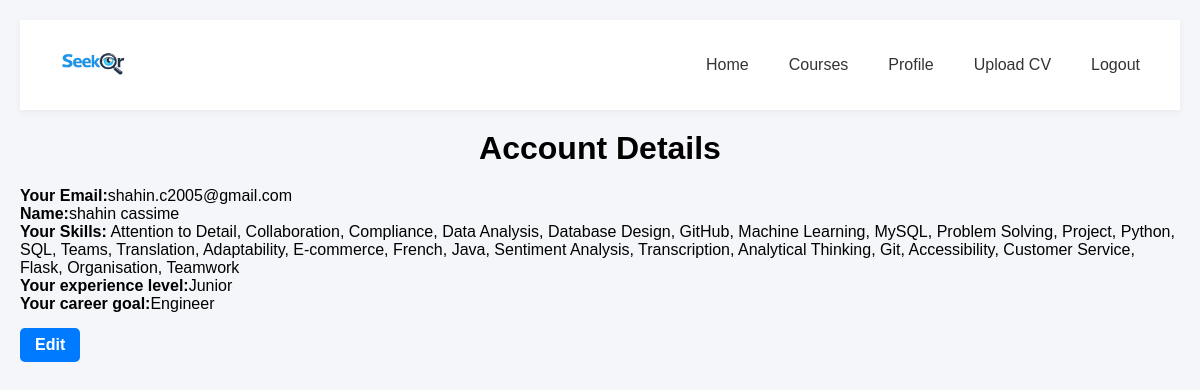
The app's page /account-page (signed in), older data.
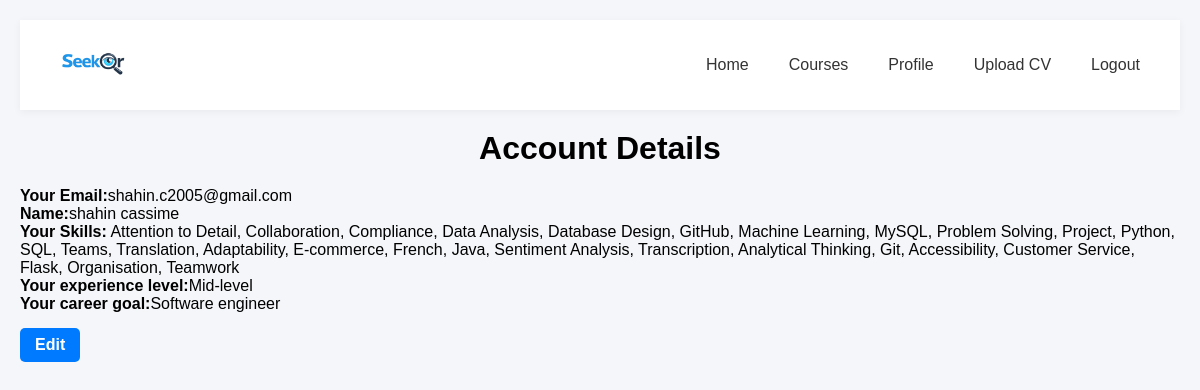
The same page, newer data.
### app.py (models this page shows, shortened)
class User(db.Model):
    __tablename__="user"
    id = db.Column(db.Integer, primary_key=True)
    email = db.Column(db.String(120), unique=True, nullable=False)
    password = db.Column(db.String(200), nullable=False)
    name = db.Column(db.String(100))
    experience_level=db.Column(db.String(100))
    carrer_goal= db.Column(db.String(100))
    skills = db.relationship("UserSkill",back_populates="user",cascade="all, delete-orphan")

class UserSkill(db.Model):
    __tablename__="user_skill"
    id = db.Column(db.Integer, primary_key=True)
    user_id=db.Column(db.Integer,db.ForeignKey("user.id"), nullable=False)
    skill_id = db.Column(db.Integer, db.ForeignKey("skill.id"), nullable=False)
    user = db.relationship("User", back_populates="skills")
    skill = db.relationship("Skill", back_populates="users")
    __table_args__ = (
        db.UniqueConstraint("user_id", "skill_id", name="uq_user_skill"),
    )

class Skill(db.Model):
    __tablename__="skill"
    id = db.Column(db.Integer, primary_key=True)
    name = db.Column(db.String(120), unique=True, nullable=False)
    users = db.relationship("UserSkill",back_populates="skill",cascade="all, delete-orphan")

### app.py (the view)
@app.route('/account-page', methods=['GET'])
def account_page():
    if 'user' not in session:
        flash('Please login first', 'error')
        return redirect(url_for('login_page'))
    user = User.query.filter_by(email=session['user']).first()
    if not user:
        flash('User not found', 'error')
        return redirect(url_for('login_page'))
    return render_template('account_page.html', user=user)

### templates/account_page.html (shortened to what this page needs)
<!DOCTYPE html>
<html lang="en">
<head>
  <link rel="stylesheet" href="{{ url_for('static', filename='account_page.css') }}">
</head>
<body>
  {%include 'navbar.html'%}
<h1>Account Details</h1>
<p><strong>Your Email:</strong>{{ user.email}}</p>
<p><strong>Name:</strong>{{ user.name}}</p>
<p><strong>Your Skills:</strong>
  {% for us in user.skills %}
    {{ us.skill.name }}{% if not loop.last %}, {% endif %}
  {% endfor %}
</p>
<p><strong>Your experience level:</strong>{{ user.experience_level}}</p>
<p><strong>Your career goal:</strong>{{ user.carrer_goal}}</p>
<a href="{{ url_for('edit_account') }}" class="btn">
  Edit
</a>
</body>

### templates/navbar.html
<nav class="navbar">
<link rel="stylesheet" href="{{ url_for('static', filename='navbar.css') }}">
<div class="nav-brand">
  <a href="{{ url_for('home_page') }}">
      <img src="{{ url_for('static', filename='logo.png') }}" alt="Seeker Logo" class="logo">
  </a>
</div>
    <ul class="nav-links">
      <li><a href="{{ url_for('home_page') }}" class="{% if request.endpoint == 'home_page' %}active{% endif %}">Home</a></li>
      <li><a href="{{ url_for('courses_page') }}" class="{% if request.endpoint == 'coureses' %}active{% endif %}">Courses</a></li>
      <li><a href="{{ url_for('account_page') }}" class="{% if request.endpoint == 'account' %}active{% endif %}">Profile</a></li>
      <li><a href="{{ url_for('upload_cv')}}" class ="{% if request.endpoint == 'upload_cv' %} active {% endif %}">Upload CV </a></li>
      {%if session.get('user')%}
      <li><a href="{{url_for('logout')}}"> Logout</a></li>
      {%else%}
      <li><a href="{{ url_for('login_page') }}" class="{% if request.endpoint == 'login_page' %}active{% endif %}">Login</a></li>
      {%endif%}
    </ul>
  </nav>

### static/account_page.css (style rules this page uses)
* { margin: 0; padding: 0; box-sizing: border-box; font-family: Arial, Helvetica, sans-serif; }
body { background-color: #f4f6f9; padding: 20px; }
h1 { text-align: center; margin: 20px 0; }
.btn { display: inline-block; margin-top: 15px; padding: 8px 15px; background-color: #007bff; color: white; text-decoration: none; border-radius: 5px; font-weight: bold; }

### static/navbar.css (style rules this page uses)
* { box-sizing: border-box; }
.navbar { background: white; padding: 15px 30px; display: flex; justify-content: space-between; align-items: center; box-shadow: 0 2px 8px rgba(0,0,0,0.05); position: sticky; top: 0; z-index: 1000; }
.nav-brand { display: flex; align-items: center; }
.logo { height: 60px; width: auto; display: block; }
.nav-links { list-style: none; display: flex; gap: 20px; margin: 0; padding: 0; }
.nav-links li a { text-decoration: none; color: #333; font-weight: 500; padding: 6px 10px; border-radius: 5px; transition: 0.2s ease; }

Row changes from the older to the newer data that the page shows:
changed User "shahin.c2005@gmail.com": experience_level "Junior" → "Mid-level"; carrer_goal "Engineer" → "Software engineer"
